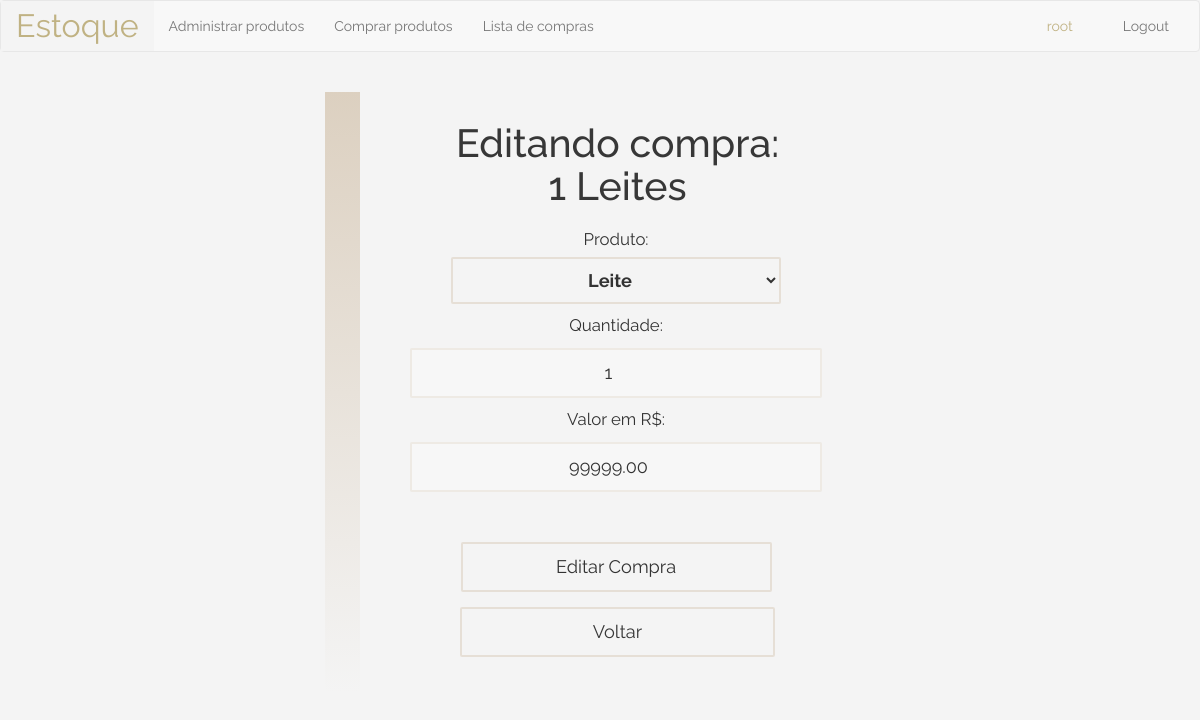
Screenshot of /compra/48 (signed in) with the database file from the repository.
### estoque/models.py (models this page shows, shortened)
class Compra(models.Model):
    quantidade = models.IntegerField(validators=[MinValueValidator(1)])
    valor = models.DecimalField(max_digits=12, decimal_places=2, validators=[MinValueValidator(0.1)])
    produto = models.ForeignKey(Produto, on_delete=models.CASCADE)
    def __str__(self):
        return "%s %s" % (self.quantidade, self.produto.nome)

class Produto(models.Model):
    nome = models.CharField(max_length=300)
    valor_medio = models.DecimalField(max_digits=12, decimal_places=2, default=0)
    def __str__(self):
        return self.nome

### estoque/views.py (the view)
# urls.py: path('compra/<int:id>', views.compra_edit, name="compra_edit"),
@login_required(login_url='/login/')
def compra_edit(request, id):
    compra = get_object_or_404(Compra, id=id)
    form = CompraLevaProdutosForm(request.POST or None, instance=compra)
    if request.method == 'POST':
        if form.is_valid():
            form.save()
            messages.add_message(request, messages.SUCCESS, 'Compra editada com sucesso.')
        else:
            return redirect('/compra/' + str(id))
    return render(request, 'estoque/compra_edit.html', {'form': form, 'compra': compra})

### estoque/forms.py
class CompraLevaProdutosForm(forms.ModelForm):
    produto = forms.ModelChoiceField(queryset=Produto.objects.all(), empty_label="Selecione um produto", label='Produto')
    quantidade = forms.IntegerField(min_value=1, label='Quantidade', widget=forms.NumberInput(attrs={'placeholder': 'Quantidade'}))
    valor = forms.DecimalField(decimal_places=2, min_value=0.01, label='Valor em R$', widget=forms.NumberInput(attrs={'placeholder': 'Valor em R$'}))
    class Meta:
        model = Compra
        fields = ('produto', 'quantidade', 'valor',)

### estoque/templates/estoque/compra_edit.html (shortened to what this page needs)
{% extends "estoque/application.html" %}
{% block content %}
<div class="center-div bigger-center-div" >
    <h2>Editando compra: <br>{{compra}}s</h2>
    <div class="form-wrapper">
        <form action="{% url 'compra'%}{{compra.id}}" method="post">
            {{ form }}
            <input type="submit" value="Editar Compra" />
        </form>
    </div>
    <a href="{%url 'listagem_compras'%}"><li>Voltar</li></a>
</div>
{% endblock %}

### estoque/templates/estoque/application.html (shortened to what this page needs)
<html lang="pt">
	<head>
		{% load staticfiles %}
		<link rel="stylesheet" href="{% static 'estoque/css/bootstrap.min.css' %}" type = "text/css"/>
		<link rel="stylesheet" href="{% static 'estoque/css/datatables.min.css' %}" type = "text/css"/>
		<link rel="stylesheet" href="{% static 'estoque/css/main.css' %}" type = "text/css"/>
	</head>
	<body>
		<nav class="navbar navbar-default">
			<div class="container-fluid">
				<div class="navbar-header">
				<a class="navbar-brand" href="{%url 'home'%}"><span id="estoque-brand">Estoque</span></a>
				</div>
				<div class="collapse navbar-collapse" id="bs-example-navbar-collapse-1">
				{%if user.is_authenticated%}
				<ul class="nav navbar-nav">
					<li><a href="{%url 'produtos'%}">Administrar produtos</a></li>
					<li><a href="{%url 'compra'%}">Comprar produtos</a></li>
					<li><a href="{%url 'listagem_compras'%}">Lista de compras</a></li>
				</ul>
				<ul class="nav navbar-nav navbar-right">
					<li id="first-li-navbar-right" class="color-gold">{{user.username}}</li>
					<li ><a href="{%url 'logout'%}" >Logout <span class="sr-only">(current)</span></a></li>
				</ul>
				{%endif%}
				</div>
			</div>
		</nav>
		<div class="container">
		{% block content %}
		{% endblock %}
		</div>
	</body>
</html>

### estoque/static/estoque/css/main.css (style rules this page uses)
body { background-color: #f4f4f4; font-family: 'Raleway', sans-serif; }
li { list-style: none; }
a { color: #373737; }
.color-gold { color: #C0B283; }
.navbar a { font-size: 1em; }
#estoque-brand { font-size: 2.3em; }
.navbar-brand { background-color: #f4f4f4; color: #c0b283 !important; }
#first-li-navbar-right { padding: 15px 35px 15px 15px; }
.center-div { width: 550px; height: 400px; text-align: center; margin: auto; border-color: #DCD0C0; border-left-style: solid; border-width: 35px; -webkit-border-image: -webkit-gradient(linear, 0 0, 0 100%, from(#DCD0C0), to(rgba(0, 0, 0, 0))) 1 100%; -webkit-border-image: -webkit-linear-gradient(#DCD0C0, rgba(0, 0, 0, 0)) 1 100%; -moz-border-image: -moz-linear-gradient(#DCD0C0, rgba(0, 0, 0, 0)) 1 100%; -o-border-image: -o-linear-gradient(#DCD0C0, rgba(0, 0, 0, 0)) 1 100%; border-image: linear-gradient(to bottom, #DCD0C0, rgba(0, 0, 0, 0)) 1 100%; }
.bigger-center-div { height: 600px; }
.center-div h2 { padding-top: 30px; font-size: 2.8em; color: #373737; }
.center-div li, #voltar-listagem { color: #373737; margin: 15px 100px; padding: 10px 0px; border-style: solid; border-width: 2px; border-color: rgba(220, 208, 192, 0.575); border-radius: 2px; font-size: 1.3em; transition: 0.5s background-color; }
.form-wrapper { width: 80%; margin: auto; margin-left: 50px; }
form input { text-align: center; width: 100%; margin-top: 20px; outline: 0; background: #f7f7f7; border: 0; padding: 10px; font-size: 1.3em; border-style: solid; border-color: rgba(220, 208, 192, 0.35); border-width: 2px; border-radius: 2px; }
form input[type=submit] { background: #f4f4f4; margin-top: 50px; padding: 10px 0px; width: 311px; border-color: rgba(220, 208, 192, 0.575); transition: 0.5s background-color; }
label { width: 100%; margin-bottom: -10px; margin-top: 10px; font-weight: normal; font-size: 1.2em; }
select { margin-top: 15px; width: 80%; text-align-last:center; background: #f4f4f4; font-size: 1.3em; border-style: solid; border-color: rgba(220, 208, 192, 0.575); border-width: 2px; border-radius: 2px; padding: 10px; font-weight: bold; }
::placeholder { color: #999; }

### rows the page displays
Compra: quantidade+produto "1 Leite", produto "Leite", quantidade "1", valor "99999.00"

### other values shown
{{ user.username }} "root"
